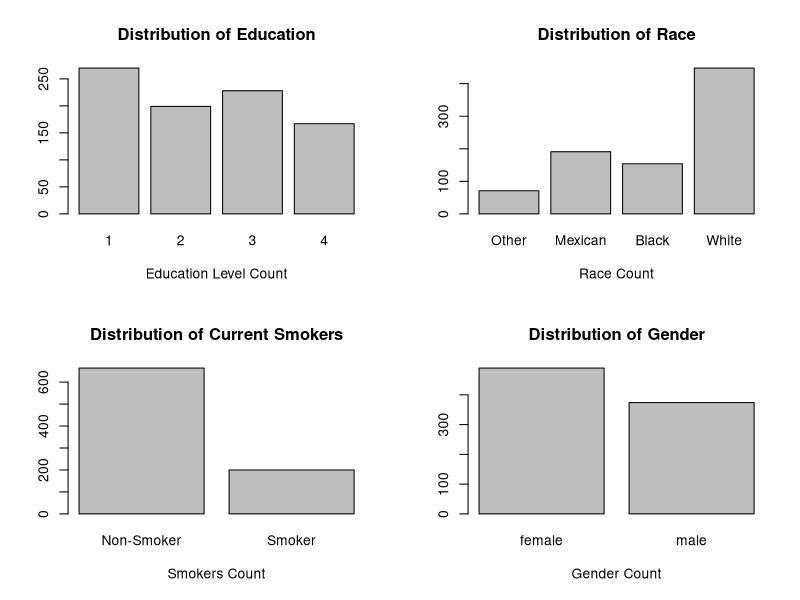
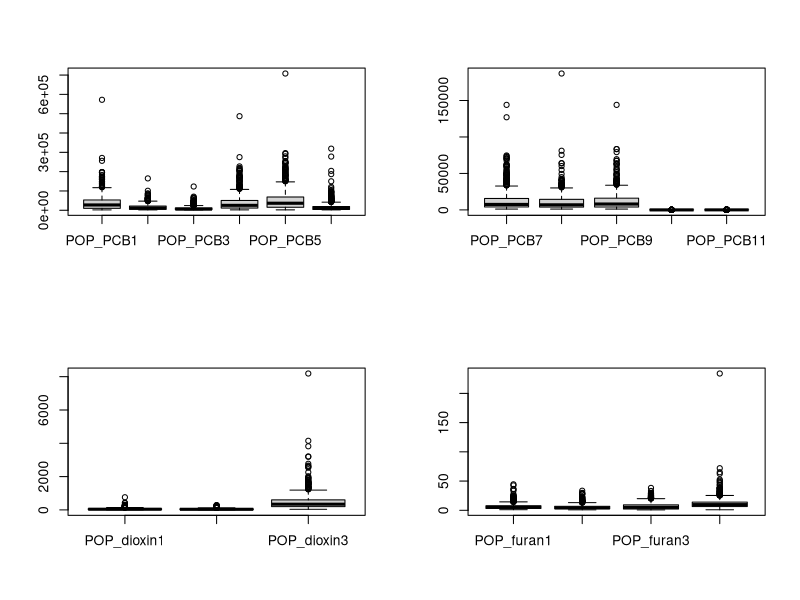
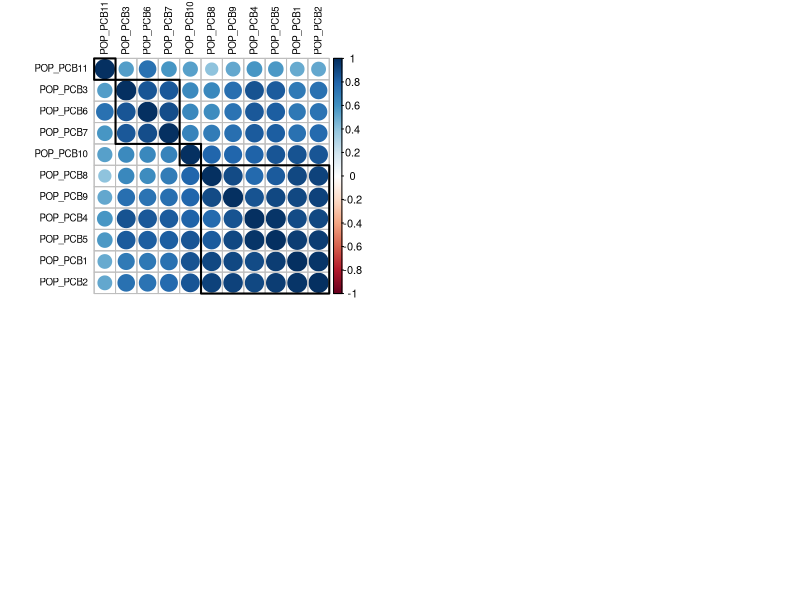
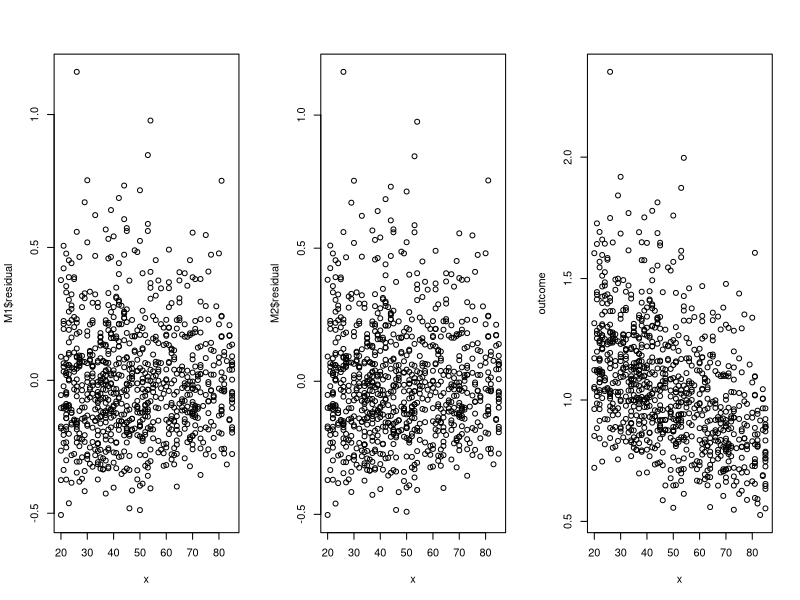
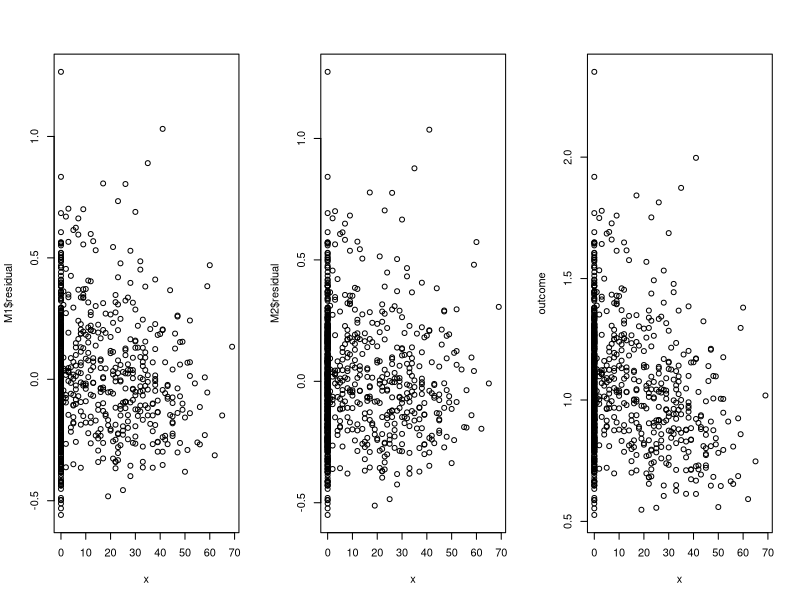
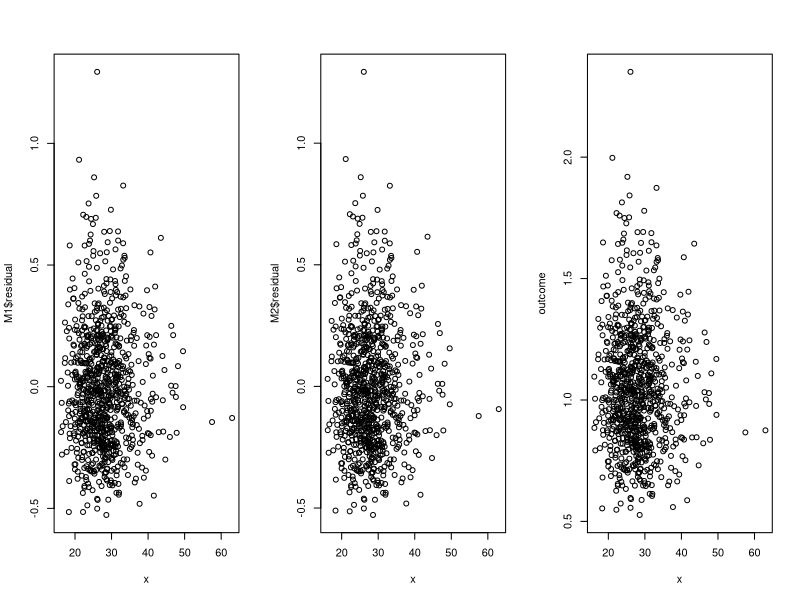
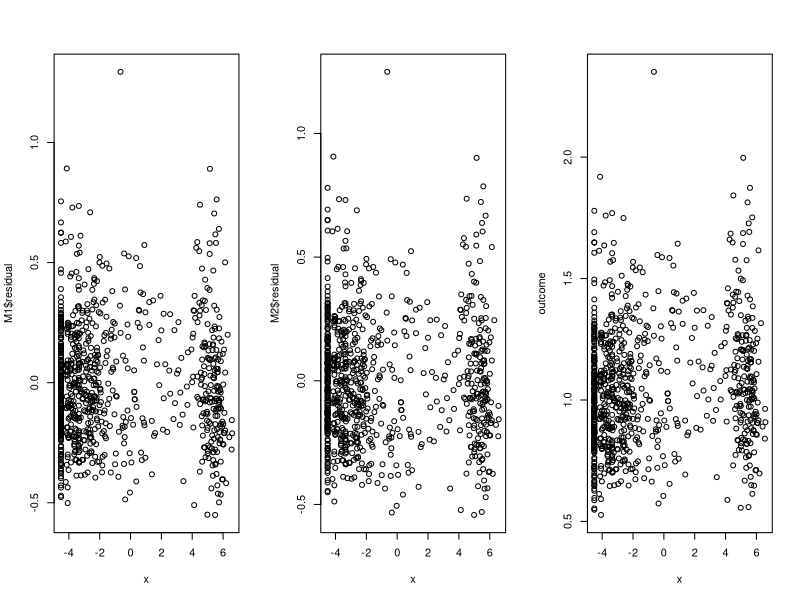
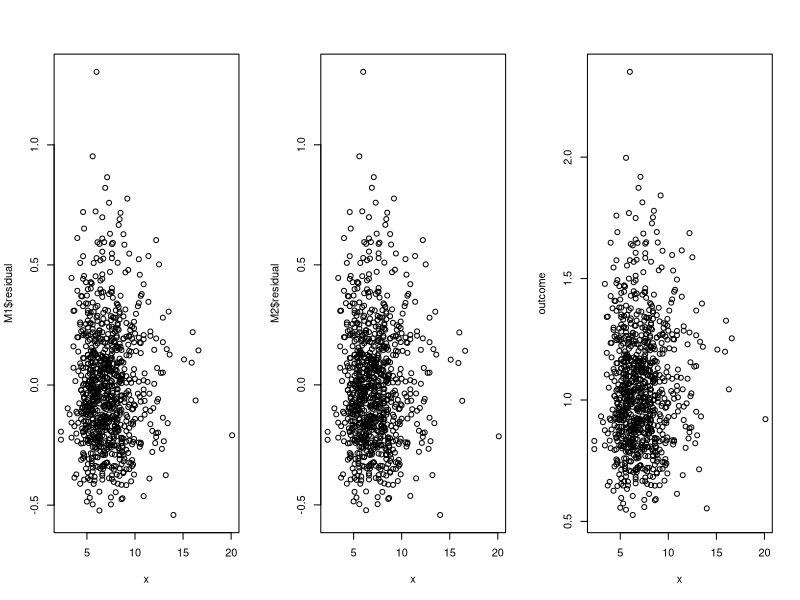

These figures' R source, in order:
## ---- chunk 1
knitr::opts_chunk$set(echo = TRUE)
## ---- chunk 2
# CHANGE ABSOLUTE PATH
# setwd("~/Desktop/stat341/R331project/data")
# setwd("~/School/4A/STAT 331/R331project/data")
# setwd("~/Desktop/R331project/data")

pollutants <- read.csv("pollutants.csv", header = TRUE)
head(pollutants)

summary(pollutants)
## ---- chunk 3
names(pollutants)
## ---- chunk 4
# 1 = Less Than 9th Grade or 9-11th Grade (Includes 12th grade with no diploma) 
# 2 = High School Grad/GED or Equivalent
# 3 = Some College or AA degree
# 4 = College Graduate
edu_factor=factor(pollutants$edu_cat)

# 1 = Other Race (Including Multi-Racial);
# 2 = Mexican American; 
# 3 = Non-Hispanic Black; 
# 4 = Non-Hispanic White
race_factor=factor(pollutants$race_cat, 
                      labels = c("Other", "Mexican", "Black", "White"))

# 0 = does not currently smoke; 
# 1 = currently smokes
smoke_factor=factor(pollutants$smokenow, labels = c("Non-Smoker", "Smoker"))

# 0 = female, 1 = male
gender_factor=factor(pollutants$male, labels = c("female", "male"))

# put bargraphs for categorical data onto one picture
par(mfrow=c(2,2))


plot(edu_factor, 
     main="Distribution of Education",
     xlab="Education Level Count")

plot(race_factor, 
     main="Distribution of Race",
     xlab="Race Count")

plot(smoke_factor, 
     main="Distribution of Current Smokers",
     xlab="Smokers Count")

plot(gender_factor, 
     main="Distribution of Gender",
     xlab="Gender Count")
## ---- chunk 5
# PC 1-6
boxplot(pollutants[, 3:8])

# PC 7-11
boxplot(pollutants[, 9:13])

# Doxin
boxplot(pollutants[, 14:16])

# Furan
boxplot(pollutants[, 17:20])
## ---- chunk 6
# Estella's work 1
library(corrplot)
library(ggplot2)

POP_PCB = c("POP_PCB1", "POP_PCB2","POP_PCB3", "POP_PCB4","POP_PCB5", "POP_PCB6","POP_PCB7", "POP_PCB8","POP_PCB9", "POP_PCB10", "POP_PCB11")
POP_PCB_data <- pollutants [, POP_PCB]
cc = cor(POP_PCB_data , method = "spearman")

# cluster my POP_PCB so that those with similar patterns of correlation coefficients are closer together. 
corrplot(cc, tl.col = "black", order = "hclust", hclust.method = "average", addrect = 4, tl.cex = 0.7)
#https://jkzorz.github.io/2019/06/11/Correlation-heatmaps.html
## ---- chunk 7
# Estella's work 3
f <- as.formula((paste("length", paste("(", paste(POP_PCB, collapse = " + "), ")^2"), sep = " ~")))
m <- lm(f, data = pollutants)
summary(m)
## ---- chunk 8
# Judy's work Part 1
# testing non-linearity in SLR
# if for any covariate, residual vs x for M1 has a pattern and
# residual vs x for M2 seems random, then y has a nonlinear
# relationship with with x.
# M1: fitting y to x
# M2: fitting y to x^2
par(mfrow=c(1, 3))
outcome <- pollutants$length
check <- function(x) {
  M1 <- lm(outcome ~ x)
  print(paste("residual for M1: ", sigma(M1)))
  M2 <- lm(outcome ~ x + I(x^2))
  print(paste("residual for M2: ", sigma(M2)))
  plot(x, M1$residual)
  plot(x, M2$residual)
  plot(x, outcome)
}
list <- list(pollutants$ageyrs, pollutants$yrssmoke,
             pollutants$BMI, pollutants$ln_lbxcot,
             pollutants$whitecell_count, pollutants$lymphocyte_pct, 
             pollutants$monocyte_pct, pollutants$eosinophils_pct, 
             pollutants$basophils_pct, pollutants$neutrophils_pct)
for (column in list) {
  check(column)
}
  
## ---- chunk 9
# Judy's work Part 2
# testing non-linearity in MLR
library(car)
M <- lm (length ~ ., data=pollutants)
avPlots(M)
